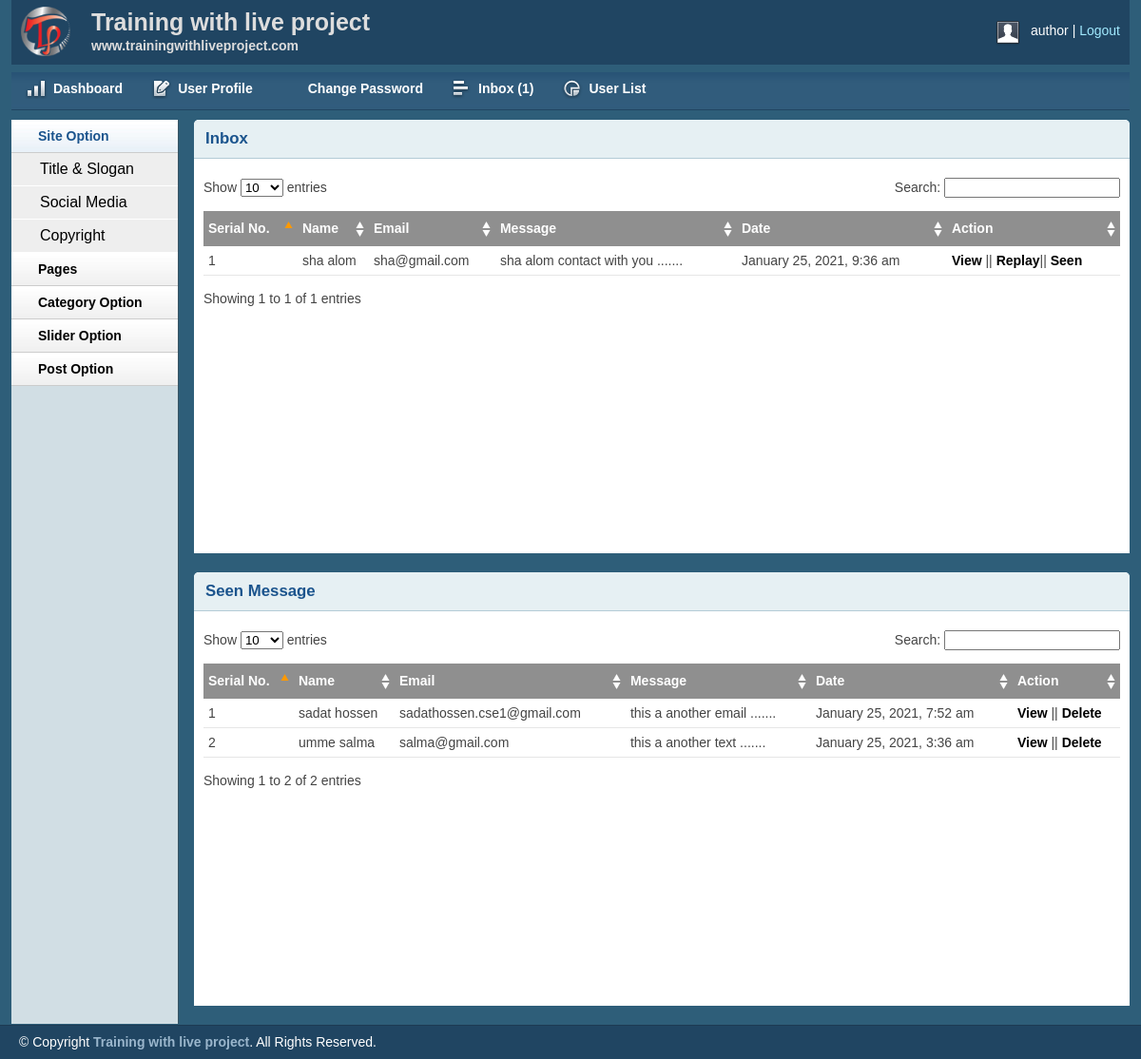
Screenshot of /admin/inbox.php (signed in) with the database file from the repository.
### tables this page shows
CREATE TABLE `tbl_contact` (
  `id` int(11) NOT NULL,
  `firstname` varchar(255) NOT NULL,
  `lastname` varchar(255) NOT NULL,
  `email` varchar(255) NOT NULL,
  `body` text NOT NULL,
  `status` int(11) NOT NULL DEFAULT 0,
  `date` timestamp NOT NULL DEFAULT current_timestamp()
);

### lib/Session.php (called while the page is built, shortened)
<?php
class Session
{
    public static function get ($key) {
        if (isset($_SESSION[$key])){
            return $_SESSION[$key];
        }else {
            return false;
        }
    }
}

### lib/Database.php (called while the page is built, shortened)
<?php
Class Database{
	public $host   = DB_HOST;
	public $user   = DB_USER;
	public $pass   = DB_PASS;
	public $dbname = DB_NAME;
	public $link;
	private function connectDB(){
	$this->link = new mysqli($this->host, $this->user, $this->pass, $this->dbname);
 }
	public function select($query){
		$result = $this->link->query($query) or die($this->link->error.__LINE__);
		if($result->num_rows > 0){
			return $result;
		} else {
			return false;
		}
	}
}

### helpers/Format.php (called while the page is built, shortened)
<?php
class Format{
    public function formatDate($date){
       return date('F j, Y, g:i a', strtotime($date));
    }
    public function textShorten($text, $limit = 400) {
        $text = $text. " ";
        $text = substr($text, 0, $limit);
        $text = substr($text, 0, strrpos($text, ''));
        $text = $text.".......";
        return $text;
    }
}

### admin/inbox.php (the view, shortened to what this page needs)
<?php include 'inc/header.php'; ?>
<?php include 'inc/sidebar.php'; ?>
<div class="grid_10">
    <div class="box round first grid">
        <h2>Inbox</h2>
        <div class="block">
            <table class="data display datatable" id="example">
            <thead>
                <tr>
                    <th>Serial No.</th>
                    <th>Name</th>
                    <th>Email</th>
                    <th>Message</th>
                    <th>Date</th>
                    <th>Action</th>
                </tr>
            </thead>
            <tbody>
            <?php
                $query = "SELECT * FROM tbl_contact WHERE status = '0' ORDER BY id desc";
                $msg = $db->select($query);
                if ($msg) {
                    $i = 0;
                     while ($result = $msg->fetch_assoc()){
                        $i++;
            ?>
                <tr class="odd gradeX">
                    <td><?php echo $i; ?></td>
                    <td><?php echo $result['firstname'].' '.$result['lastname'];?></td>
                    <td><?php echo $result['email'];?></td>
                    <td><?php echo $fm->textShorten($result['body'], 30); ?></td>
                    <td><?php echo $fm->formatDate($result['date']); ?></td>
                    <td>
                        <a href="viewmsg.php?msgid=<?php echo $result['id']; ?>">View</a> ||
                        <a href="replaymsg.php?msgid=<?php echo $result['id']; ?>">Replay</a>||
                        <a onclick="return confirm('Are you sure to Move this message?');" href="?seenid=<?php echo $result['id']; ?>">Seen</a>
                    </td>
                </tr>
            <?php } } ?>
            </tbody>
        </table>
       </div>
    </div>
    <div class="box round first grid">
        <h2>Seen Message</h2>
        <div class="block">
            <table class="data display datatable" id="example">
            <thead>
                <tr>
                    <th>Serial No.</th>
                    <th>Name</th>
                    <th>Email</th>
                    <th>Message</th>
                    <th>Date</th>
                    <th>Action</th>
                </tr>
            </thead>
            <tbody>
            <?php
                $query = "SELECT * FROM tbl_contact WHERE status = '1' ORDER BY id desc";
                $msg = $db->select($query);
                if ($msg) {
                    $i = 0;
                     while ($result = $msg->fetch_assoc()){
                        $i++;
            ?>
                <tr class="odd gradeX">
                    <td><?php echo $i; ?></td>
                    <td><?php echo $result['firstname'].' '.$result['lastname'];?></td>
                    <td><?php echo $result['email'];?></td>
                    <td><?php echo $fm->textShorten($result['body'], 30); ?></td>
                    <td><?php echo $fm->formatDate($result['date']); ?></td>
                    <td>
                        <a href="viewmsg.php?msgid=<?php echo $result['id']; ?>">View</a> ||
                        <a onclick="return confirm('Are you sure to Move this message?');" href="?delid=<?php echo $result['id']; ?>">Delete</a>
                    </td>
                </tr>
            <?php } } ?>
            </tbody>
        </table>
        </div>
    </div>
</div>
<?php include 'inc/footer.php'; ?>

### admin/inc/header.php (shortened to what this page needs)
<?php
    include '../lib/Session.php';
?>
<?php include '../lib/Database.php'?>
<?php include '../helpers/Format.php'?>
<?php
    $db = new Database();
    $fm = new Format();
?>
<!DOCTYPE html>
<html>
<head>
    <link rel="stylesheet" type="text/css" href="css/reset.css" media="screen" />
    <link rel="stylesheet" type="text/css" href="css/text.css" media="screen" />
    <link rel="stylesheet" type="text/css" href="css/grid.css" media="screen" />
    <link rel="stylesheet" type="text/css" href="css/layout.css" media="screen" />
    <link rel="stylesheet" type="text/css" href="css/nav.css" media="screen" />
    <link href="css/table/demo_page.css" rel="stylesheet" type="text/css" />
</head>
<body>
<div class="container_12">
    <div class="grid_12 header-repeat">
        <div id="branding">
            <div class="floatleft logo">
                <img src="img/livelogo.png" alt="Logo" />
            </div>
            <div class="floatleft middle">
                <h1>Training with live project</h1>
                <p>www.trainingwithliveproject.com</p>
            </div>
            <div class="floatright">
                <div class="floatleft">
                    <img src="img/img-profile.jpg" alt="Profile Pic" /></div>
                <div class="floatleft marginleft10">
                    <ul class="inline-ul floatleft">
                        <li><?php echo Session::get('username');?></li>
                        <li><a href="?action=logout">Logout</a></li>
                    </ul>
                </div>
            </div>
        </div>
    </div>
    <div class="grid_12">
        <ul class="nav main">
            <li class="ic-dashboard"><a href="index.php"><span>Dashboard</span></a> </li>
            <li class="ic-form-style"><a href="profile.php"><span>User Profile</span></a></li>
            <li class="ic-typography"><a href="changepassword.php"><span>Change Password</span></a></li>
            <li class="ic-grid-tables"><a href="inbox.php"><span>Inbox
                <?php
                    $query = "SELECT * FROM tbl_contact WHERE status = '0' ORDER BY id desc";
                    $msg = $db->select($query);
                    if ($msg) {
                        $count = mysqli_num_rows($msg);
                        echo "($count)";
                    } else {
                        echo "(0)";
                    }
                ?>
            </span></a></li>
            <li class="ic-charts"><a href="userlist.php"><span>User List</span></a></li>
        </ul>
    </div>

### admin/inc/sidebar.php (shortened to what this page needs)
<div class="grid_2">
    <div class="box sidemenu">
        <div class="block" id="section-menu">
            <ul class="section menu">
                <li><a class="menuitem">Site Option</a>
                    <ul class="submenu">
                        <li><a href="titleslogan.php">Title & Slogan</a></li>
                        <li><a href="social.php">Social Media</a></li>
                        <li><a href="copyright.php">Copyright</a></li>
                    </ul>
                </li>
                <li><a class="menuitem">Pages</a>
                </li>
                <li><a class="menuitem">Category Option</a>
                </li>
                <li><a class="menuitem">Slider Option</a>
                </li>
                <li><a class="menuitem">Post Option</a>
                </li>
            </ul>
        </div>
    </div>
</div>

### admin/inc/footer.php (shortened to what this page needs)
</div>
<div id="site_info">
    <p>
        &copy; Copyright <a href="http://trainingwithliveproject.com">Training with live project</a>. All Rights Reserved.
    </p>
</div>
</body>
</html>

### admin/css/layout.css (style rules this page uses)
body { background: #fff none repeat scroll 0 0; color: #444; font-size: 14px; padding: 0; }
.floatleft { float:left; }
.logo img { margin-top: -15px; width: 52px; }
.middle { margin-left: 22px; margin-top: -14px; }
.middle h1 { color:#ddd;margin:0 }
.middle p { color: #ddd; margin: 0; font-weight: bold; }
.floatright { float:right; }
.inline-ul li { display:inline; color:#fff; }
.marginleft10 { margin-left:10px; }
a { color: #000; font-weight:bold; text-decoration: none; }
.container_12, .container_16 { background:#2E5E79; }
h1, h2, h3, h4, h5, h6 { line-height:1.2em; margin-bottom:.3em; }
h2 { margin-top:1em; }
#branding { font-weight: normal; margin-bottom: 0; padding: 22px 10px 3px; text-align: left; }
.header-repeat { background:url(../img/header-repeat.jpg) repeat-x; }
#branding a { color:#A1EAFF; font-weight:normal; }
#branding a:before { content:" | "; color:#fff; }
#branding ul, #branding ul li { margin:0px; padding:0px; }
#branding li { padding:0px 0px 0px 0px !important; }
.box { background:#fff; margin-bottom:20px; padding:10px 10px 10px 10px; margin-left:-8px; }
.box.grid { padding-bottom:40px; }
.box.round { -moz-border-radius: 5px 5px 0px 0px; -webkit-border-radius: 5px 5px 0px 0px; border-radius: 5px 5px 0px 0px; }
.box h2 { font-size:1.2em; font-weight:bold; color:#1B548D; background:#E6F0F3; margin:-10px -10px 0 -10px; padding:10px 12px; border-bottom:1px solid #B3CBD6; -moz-border-radius: 5px 5px 0px 0px; -webkit-border-radius: 5px 5px 0px 0px; border-radius: 5px 5px 0px 0px; }
.box.first { min-height: 406px; }
.block { padding-top:20px; }
.box.sidemenu { background-color:#D1DEE4; border-right:1px solid #3A5665; padding:0px; margin:0px; cursor:pointer; }
.box.sidemenu .block { padding-top:0px; margin-top:0px; }
p { margin-bottom:1em; }
ul, ol { padding-top:0; }
ul.menu { list-style:none; border-top:1px solid #bbb; }
ul.menu li { margin:0; }
ul.menu li a { display:block; padding:4px 10px; border-bottom:1px solid #ccc; }
ul.menu ul { list-style:none; margin:0; }
ul.menu ul li a { padding-left:30px; }
ul.section { border-top:0; margin-bottom:0; }
ul.section li a { background:url(../img/sidemenu-repeat.jpg) repeat-x; line-height:26px; padding-left:28px; }
ul.section li li a { background:#ddd; border-bottom:1px solid #eee; }
ul.section ul li { text-transform:none; }
ul.section ul.current li a { background: #eee none repeat scroll 0 0; border-bottom: 1px solid #fff; font-size: 16px; font-weight: normal; }
ul.section li a.current { color:#1B548D; background:url(../img/sidemenu-repeat-hover.jpg) repeat-x; }
#site_info { color:#fff; background:#204562; border-top:1px solid #1d3b53; padding-left:20px; }
#site_info p { line-height:35px; margin-bottom:0px; }
#site_info a { color:#9ab6cc; }
.block { padding-bottom:1px; }
table.display { margin: 0 auto; clear: both; width: 100%; }
.sorting_asc { background: #8f8f8f url(../img/table/sort_asc.png) no-repeat center right; padding:8px 5px; text-align:left; color:#fff; }
.sorting { background:#8f8f8f url(../img/table/sort_both.png) no-repeat center right; padding:8px 5px; text-align:left; color:#fff; }
tr.odd { height: 30px; line-height: 30px; border-bottom:1px solid #e6e6e6; }
tr.even { height: 30px; line-height: 30px; border-bottom:1px solid #e6e6e6; }
tr.odd td, tr.even td { padding-left:5px; }

### rows the page displays
tbl_contact: firstname "sha", lastname "alom", email "sha@gmail.com", body "sha alom contact with you .......", date "January 25, 2021, 9:36 am"
tbl_contact: firstname "sadat", lastname "hossen", email "sadathossen.cse1@gmail.com", body "this a another email .......", date "January 25, 2021, 7:52 am"
tbl_contact: firstname "umme", lastname "salma", email "salma@gmail.com", body "this a another text .......", date "January 25, 2021, 3:36 am"

### other values shown
Session::get('username') "author"
$count "1"
